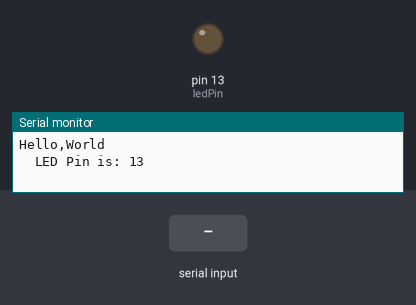
Simulated run of this sketch. Board: Arduino Uno, built with avr-gcc and run on an emulated ATmega328P. On the bench: output pins drawn as LEDs (lit = HIGH), the last lines printed to the serial monitor. The test bench sets the inputs (shaded band).

Above: at 1.2 s.
1.3 s: "1\n" received over Serial
At 2.0 s:
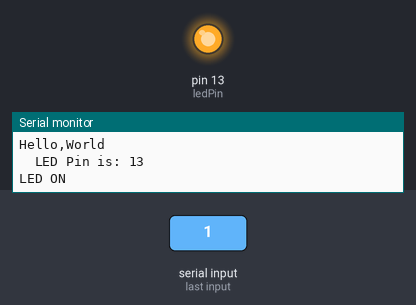
2.8 s: "0\n" received over Serial
At 3.2 s:
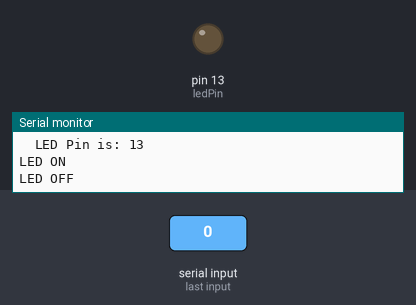
Timing chart, 0 to 5.8 s (numbered marks = the images above; inputs shaded):
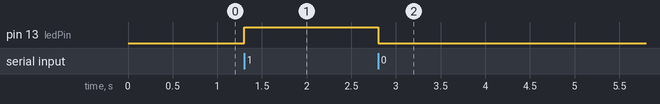

Measured:
- after the input at 1.3 s, pin 13 (ledPin): LOW → HIGH at once
- after the input at 2.8 s, pin 13 (ledPin): HIGH → LOW at once

The sketch:

lab01.ino
```cpp
const byte ledPin = 13;

void setup()
{
Serial.begin(9600);
Serial.println("Hello,World");
Serial.print("\tLED Pin is: ");
Serial.print(ledPin);
Serial.print("\n");
pinMode(ledPin,OUTPUT);
}

int val;
void loop()
{
if( Serial.available() )
{
  val=Serial.read();
  switch(val)
  {
    case'0':
    digitalWrite(ledPin,LOW);
     Serial.println("LED OFF");
     break;
     case'1':
      digitalWrite(ledPin,HIGH);
     Serial.println("LED ON");
     break;
  }
}
}
```
